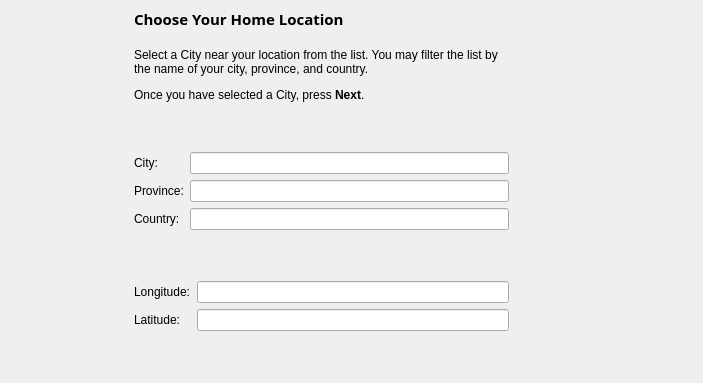
<?xml version="1.0" encoding="UTF-8"?>
<ui version="4.0">
 <class>WizLocation</class>
 <widget class="QWidget" name="WizLocation">
  <property name="geometry">
   <rect>
    <x>0</x>
    <y>0</y>
    <width>703</width>
    <height>383</height>
   </rect>
  </property>
  <layout class="QHBoxLayout">
   <property name="spacing">
    <number>6</number>
   </property>
   <property name="margin">
    <number>8</number>
   </property>
   <item>
    <widget class="QLabel" name="Banner">
     <property name="sizePolicy">
      <sizepolicy hsizetype="Fixed" vsizetype="Fixed">
       <horstretch>0</horstretch>
       <verstretch>0</verstretch>
      </sizepolicy>
     </property>
     <property name="minimumSize">
      <size>
       <width>120</width>
       <height>360</height>
      </size>
     </property>
     <property name="text">
      <string/>
     </property>
    </widget>
   </item>
   <item>
    <layout class="QVBoxLayout">
     <property name="spacing">
      <number>6</number>
     </property>
     <property name="margin">
      <number>0</number>
     </property>
     <item>
      <widget class="QLabel" name="GeoTitle">
       <property name="font">
        <font>
         <family>Sans Serif</family>
         <pointsize>11</pointsize>
         <weight>75</weight>
         <italic>false</italic>
         <bold>true</bold>
         <underline>false</underline>
         <strikeout>false</strikeout>
        </font>
       </property>
       <property name="text">
        <string>Choose Your Home Location</string>
       </property>
      </widget>
     </item>
     <item>
      <spacer>
       <property name="orientation">
        <enum>Qt::Vertical</enum>
       </property>
       <property name="sizeType">
        <enum>QSizePolicy::Fixed</enum>
       </property>
       <property name="sizeHint" stdset="0">
        <size>
         <width>20</width>
         <height>12</height>
        </size>
       </property>
      </spacer>
     </item>
     <item>
      <widget class="QLabel" name="WelcomeText">
       <property name="text">
        <string>&lt;html&gt;&lt;head&gt;&lt;/head&gt;&lt;body&gt;&lt;p&gt;Select a City near your location from the list. You may filter the list by the name of your city, province, and country.&lt;/p&gt;&lt;p&gt;Once you have selected a City, press &lt;span style=&quot; font-weight:600;&quot;&gt;Next&lt;/span&gt;.&lt;/p&gt;&lt;/body&gt;&lt;/html&gt;</string>
       </property>
       <property name="wordWrap">
        <bool>true</bool>
       </property>
      </widget>
     </item>
     <item>
      <spacer>
       <property name="orientation">
        <enum>Qt::Vertical</enum>
       </property>
       <property name="sizeHint" stdset="0">
        <size>
         <width>20</width>
         <height>16</height>
        </size>
       </property>
      </spacer>
     </item>
     <item>
      <layout class="QGridLayout">
       <property name="margin">
        <number>0</number>
       </property>
       <property name="spacing">
        <number>6</number>
       </property>
       <item row="2" column="0">
        <widget class="QLabel" name="CountryLabel">
         <property name="text">
          <string>Country:</string>
         </property>
        </widget>
       </item>
       <item row="0" column="1">
        <widget class="KLineEdit" name="CityFilter">
         <property name="toolTip">
          <string>Filter the list by city name</string>
         </property>
        </widget>
       </item>
       <item row="0" column="0">
        <widget class="QLabel" name="CityLabel">
         <property name="text">
          <string>City:</string>
         </property>
        </widget>
       </item>
       <item row="1" column="0">
        <widget class="QLabel" name="ProvinceLabel">
         <property name="text">
          <string>Province:</string>
         </property>
        </widget>
       </item>
       <item row="2" column="1">
        <widget class="KLineEdit" name="CountryFilter">
         <property name="toolTip">
          <string>Filter the list by country name</string>
         </property>
        </widget>
       </item>
       <item row="1" column="1">
        <widget class="KLineEdit" name="ProvinceFilter">
         <property name="toolTip">
          <string>Filter the list by province name</string>
         </property>
        </widget>
       </item>
      </layout>
     </item>
     <item>
      <spacer>
       <property name="orientation">
        <enum>Qt::Vertical</enum>
       </property>
       <property name="sizeHint" stdset="0">
        <size>
         <width>20</width>
         <height>16</height>
        </size>
       </property>
      </spacer>
     </item>
     <item>
      <layout class="QGridLayout">
       <property name="margin">
        <number>0</number>
       </property>
       <property name="spacing">
        <number>6</number>
       </property>
       <item row="0" column="1">
        <widget class="dmsBox" name="LongBox"/>
       </item>
       <item row="1" column="0">
        <widget class="QLabel" name="LatLabel">
         <property name="text">
          <string>Latitude:</string>
         </property>
        </widget>
       </item>
       <item row="0" column="0">
        <widget class="QLabel" name="LongLabel">
         <property name="text">
          <string>Longitude:</string>
         </property>
        </widget>
       </item>
       <item row="1" column="1">
        <widget class="dmsBox" name="LatBox"/>
       </item>
      </layout>
     </item>
     <item>
      <spacer>
       <property name="orientation">
        <enum>Qt::Vertical</enum>
       </property>
       <property name="sizeHint" stdset="0">
        <size>
         <width>20</width>
         <height>16</height>
        </size>
       </property>
      </spacer>
     </item>
    </layout>
   </item>
   <item>
    <widget class="K3ListBox" name="CityListBox" native="true">
     <property name="minimumSize">
      <size>
       <width>180</width>
       <height>0</height>
      </size>
     </property>
     <property name="toolTip">
      <string>The list of cities which match the present search filters.</string>
     </property>
    </widget>
   </item>
  </layout>
 </widget>
 <customwidgets>
  <customwidget>
   <class>KLineEdit</class>
   <extends>QLineEdit</extends>
   <header>klineedit.h</header>
  </customwidget>
  <customwidget>
   <class>dmsBox</class>
   <extends>KLineEdit</extends>
   <header>widgets/dmsbox.h</header>
  </customwidget>
  <customwidget>
   <class>K3ListBox</class>
   <extends></extends>
   <header>k3listbox.h</header>
  </customwidget>
 </customwidgets>
 <tabstops>
  <tabstop>CityFilter</tabstop>
  <tabstop>ProvinceFilter</tabstop>
  <tabstop>CountryFilter</tabstop>
  <tabstop>LongBox</tabstop>
  <tabstop>LatBox</tabstop>
 </tabstops>
 <resources/>
 <connections/>
</ui>
